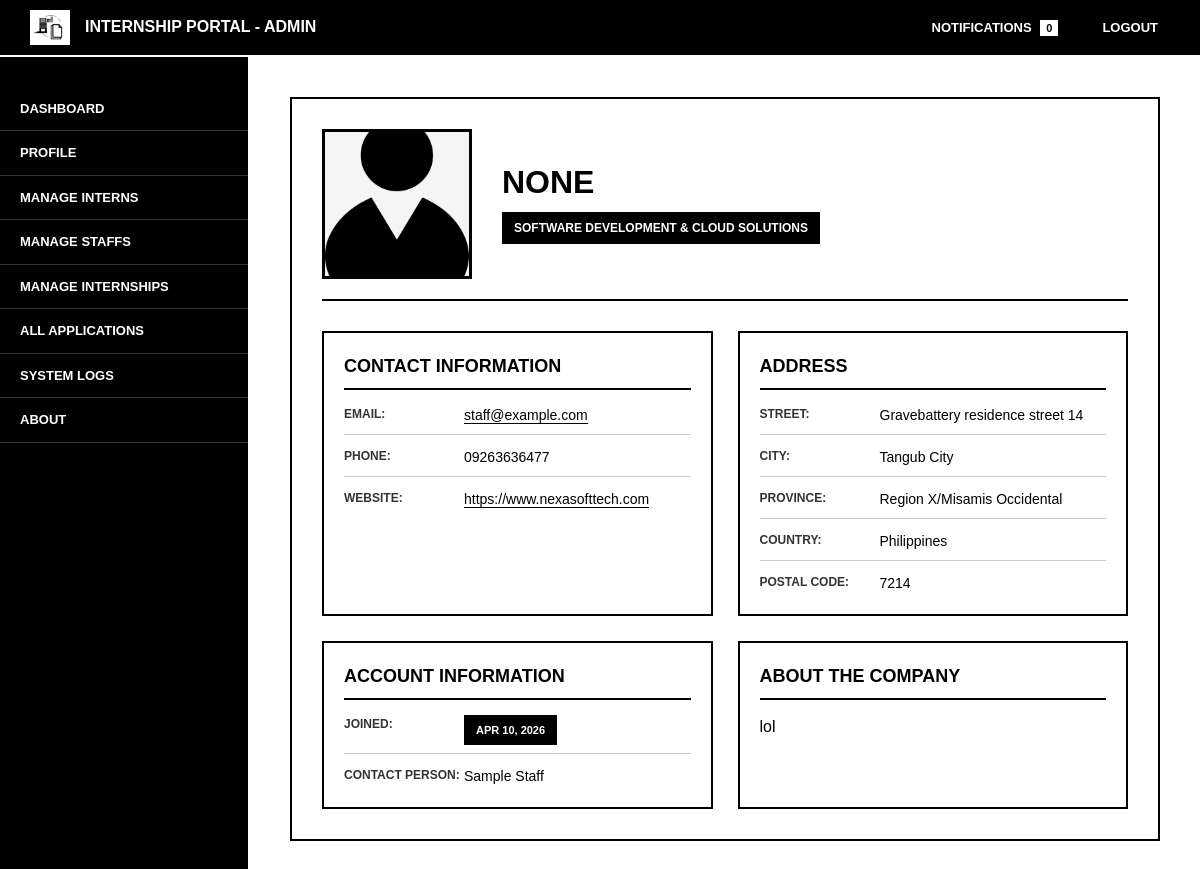
Screenshot of /admin/view_company.php?id=16 (signed in) with the database file from the repository.
### tables this page shows
CREATE TABLE `companies` (
  `company_id` int(11) NOT NULL,
  `company_name` varchar(255) NOT NULL,
  `contact_phone` varchar(50) DEFAULT NULL,
  `industry` varchar(100) DEFAULT NULL,
  `contact_person` varchar(100) DEFAULT NULL,
  `website` varchar(150) DEFAULT NULL,
  `description` text DEFAULT NULL,
  `profile_image` varchar(255) DEFAULT 'default.png',
  `contact_email` varchar(255) DEFAULT NULL,
  `created_at` timestamp NOT NULL DEFAULT current_timestamp(),
  `updated_at` timestamp NOT NULL DEFAULT current_timestamp() ON UPDATE current_timestamp()
);

CREATE TABLE `users` (
  `user_id` int(11) NOT NULL,
  `email` varchar(255) NOT NULL,
  `password_hash` varchar(255) DEFAULT NULL,
  `user_type` enum('admin','staff','intern','superadmin') NOT NULL,
  `verified` tinyint(1) DEFAULT 0,
  `created_at` timestamp NOT NULL DEFAULT current_timestamp(),
  `updated_at` timestamp NOT NULL DEFAULT current_timestamp() ON UPDATE current_timestamp(),
  `first_login` tinyint(1) DEFAULT 1,
  `reset_token` varchar(255) DEFAULT NULL,
  `token_expiry` datetime DEFAULT NULL,
  `status` enum('active','banned','suspended') DEFAULT 'active'
);

CREATE TABLE `addresses` (
  `address_id` int(11) NOT NULL,
  `entity_id` int(11) NOT NULL,
  `entity_type` enum('intern','company') NOT NULL,
  `address_type` enum('primary','mailing','billing') NOT NULL DEFAULT 'primary',
  `address_line` text DEFAULT NULL,
  `city` varchar(100) DEFAULT NULL,
  `province` varchar(100) DEFAULT NULL,
  `postal_code` varchar(20) DEFAULT NULL,
  `country` varchar(50) NOT NULL DEFAULT 'Philippines',
  `is_primary` tinyint(1) NOT NULL DEFAULT 1,
  `created_at` timestamp NOT NULL DEFAULT current_timestamp(),
  `updated_at` timestamp NOT NULL DEFAULT current_timestamp() ON UPDATE current_timestamp()
);

CREATE TABLE `staffs` (
  `staff_id` int(11) NOT NULL,
  `user_id` int(11) NOT NULL,
  `company_id` int(11) NOT NULL,
  `first_name` varchar(100) NOT NULL,
  `last_name` varchar(100) NOT NULL,
  `email` varchar(150) DEFAULT NULL,
  `contact_no` varchar(50) DEFAULT NULL,
  `position` varchar(100) DEFAULT NULL,
  `profile_image` varchar(255) DEFAULT 'default.png',
  `created_at` timestamp NOT NULL DEFAULT current_timestamp()
);

### admin/view_company.php (the view, shortened to what this page needs)
<?php
require_once '../includes/functions.php';
$stmt = $pdo->prepare("SELECT COUNT(*) FROM notifications WHERE user_id = ? AND is_read = 0");
$stmt->execute([$_SESSION['user_id']]);
$unread = $stmt->fetchColumn();
$id = $_GET['id'] ?? 0;
$stmt = $pdo->prepare("
    SELECT c.*, u.email, u.created_at, s.first_name, s.last_name,
           addr.address_line AS address, addr.city, addr.province, addr.postal_code, addr.country
    FROM companies c
    LEFT JOIN staffs s ON c.company_id = s.company_id
    LEFT JOIN users u ON s.user_id = u.user_id
    LEFT JOIN addresses addr
        ON addr.entity_id = c.company_id
        AND addr.entity_type = 'company'
        AND addr.is_primary = 1
    WHERE c.company_id = ?
    ORDER BY s.staff_id ASC
    LIMIT 1
");
$stmt->execute([$id]);
$company = $stmt->fetch();
$profile = !empty($company['profile_image'])
    ? "../assets/img/profile/" . $company['profile_image']
    : "../assets/img/profile/default.png";
?>
<!DOCTYPE html>
<html>
<head>
    <link rel="stylesheet" href="../assets/css/admin_company.css">
    <link rel="stylesheet" href="../assets/css/admincompany_view.css">
    <link rel="stylesheet" href="../assets/css/responsive.css">
</head>
<body>
<div class="topnav">
    <div class="logo-section">
        <img src="../assets/img/logo.png" alt="Logo">
        <h4>Internship Portal - Admin</h4>
    </div>
    <div class="topnav-right">
        <a href="notifications.php">
            Notifications <span class="badge"><?= $unread ?></span>
        </a>
        <a href="../logout.php">Logout</a>
    </div>
</div>
<div class="wrapper">
    <div class="sidebar">
        <a href="index.php">Dashboard</a>
            <a href="profile.php">Profile</a>
            <a href="manage_interns.php">Manage Interns</a>
            <a href="manage_staffs.php">Manage Staffs</a>
            <a href="manage_internships.php">Manage Internships</a>
            <a href="applications.php">All Applications</a>
            <a href="system_logs.php">System Logs</a>
            <a href="about.php">About</a>
    </div>
    <div class="main-content">
        <div class="profile-container">
            <div class="profile-header">
                <div class="profile-image-section">
                    <img src="<?= $profile ?>" alt="Company Logo" class="profile-image">
                </div>
                <div class="company-title-section">
                    <h1 class="company-name-large"><?= htmlspecialchars($company['company_name']) ?></h1>
                    <div class="company-meta">
                        <?php if (!empty($company['industry'])): ?>
                        <span class="meta-item"><?= htmlspecialchars($company['industry']) ?></span>
                        <?php endif; ?>
                    </div>
                </div>
            </div>
            <div class="profile-grid">
                <div class="profile-section">
                    <h3>Contact Information</h3>
                    <div class="detail-row">
                        <span class="detail-label">Email:</span>
                        <span class="detail-value">
                            <a href="mailto:<?= htmlspecialchars($company['email']) ?>" class="website-link">
                                <?= htmlspecialchars($company['email']) ?>
                            </a>
                        </span>
                    </div>
                    <div class="detail-row">
                        <span class="detail-label">Phone:</span>
                        <span class="detail-value"><?= htmlspecialchars($company['contact_phone'] ?? 'Not provided') ?></span>
                    </div>
                    <div class="detail-row">
                        <span class="detail-label">Website:</span>
                        <span class="detail-value">
                            <?php if (!empty($company['website'])): ?>
                            <a href="<?= htmlspecialchars($company['website']) ?>" target="_blank" class="website-link">
                                <?= htmlspecialchars($company['website']) ?>
                            </a>
                            <?php else: ?>
                            Not provided
                            <?php endif; ?>
                        </span>
                    </div>
                </div>
                <div class="profile-section">
                    <h3>Address</h3>
                    <div class="detail-row">
                        <span class="detail-label">Street:</span>
                        <span class="detail-value"><?= htmlspecialchars($company['address'] ?? 'Not provided') ?></span>
                    </div>
                    <div class="detail-row">
                        <span class="detail-label">City:</span>
                        <span class="detail-value"><?= htmlspecialchars($company['city'] ?? 'Not provided') ?></span>
                    </div>
                    <div class="detail-row">
                        <span class="detail-label">Province:</span>
                        <span class="detail-value"><?= htmlspecialchars($company['province'] ?? 'Not provided') ?></span>
                    </div>
                    <div class="detail-row">
                        <span class="detail-label">Country:</span>
                        <span class="detail-value"><?= htmlspecialchars($company['country'] ?? 'Not provided') ?></span>
                    </div>
                    <?php if (!empty($company['postal_code'])): ?>
                    <div class="detail-row">
                        <span class="detail-label">Postal Code:</span>
                        <span class="detail-value"><?= htmlspecialchars($company['postal_code']) ?></span>
                    </div>
                    <?php endif; ?>
                </div>
                <div class="profile-section">
                    <h3>Account Information</h3>
                    <div class="detail-row">
                        <span class="detail-label">Joined:</span>
                        <span class="detail-value">
                            <span class="joined-badge"><?= date('M d, Y', strtotime($company['created_at'])) ?></span>
                        </span>
                    </div>
                    <div class="detail-row">
                        <span class="detail-label">Contact Person:</span>
                        <span class="detail-value"><?= htmlspecialchars(trim(($company['first_name'] ?? '') . ' ' . ($company['last_name'] ?? '')) ?: ($company['contact_person'] ?? 'Not specified')) ?></span>
                    </div>
                </div>
                <?php if (!empty($company['description'])): ?>
                <div class="profile-section">
                    <h3>About the Company</h3>
                    <div class="description-box">
                        <?= nl2br(htmlspecialchars($company['description'])) ?>
                    </div>
                </div>
                <?php endif; ?>
            </div>
        </div>
    </div>
</div>
</body>
</html>

### assets/css/admin_company.css (style rules this page uses)
* { margin: 0; padding: 0; box-sizing: border-box; }
body { font-family: Arial, Helvetica, sans-serif; background-color: #ffffff; color: #000000; line-height: 1.5; min-height: 100vh; }
.topnav { background-color: #000000; color: #ffffff; padding: 10px 30px; display: flex; justify-content: space-between; align-items: center; border-bottom: 2px solid #ffffff; }
.logo-section { display: flex; align-items: center; gap: 15px; }
.logo-section img { max-width: 40px; height: auto; border: 2px solid #ffffff; }
.logo-section h4 { font-size: 16px; font-weight: bold; text-transform: uppercase; color: #ffffff; }
.topnav-right { display: flex; gap: 20px; }
.topnav-right a { color: #ffffff; text-decoration: none; font-size: 13px; font-weight: bold; text-transform: uppercase; padding: 5px 10px; border: 2px solid transparent; transition: all 0.3s ease; }
.badge { background-color: #ffffff; color: #000000; padding: 2px 6px; font-size: 11px; font-weight: bold; margin-left: 5px; }
.wrapper { display: flex; min-height: calc(100vh - 60px); }
.sidebar { width: 250px; background-color: #000000; color: #ffffff; padding: 30px 0; border-right: 2px solid #ffffff; flex-shrink: 0; }
.sidebar a { display: block; color: #ffffff; text-decoration: none; padding: 12px 20px; border-bottom: 1px solid #333333; text-transform: uppercase; font-size: 13px; font-weight: bold; transition: all 0.3s ease; }
.main-content { flex: 1; padding: 40px; background-color: #ffffff; overflow-y: auto; max-height: calc(100vh - 60px); }

### assets/css/responsive.css (style rules this page uses)
html { -webkit-text-size-adjust: 100%; }
body { width: 100%; max-width: 100%; overflow-x: hidden; --mobile-nav-offset: 0px; }
img, video, canvas, iframe, embed, object { display: block; max-width: 100%; height: auto; }
.wrapper, .content, .main-content, .container, .row, .col, .col-md-6, .details-grid, .cards, .stats-cards, .search-section, .page-header, .action-buttons, .action-buttons-large, .summary-body, .summary-header, .status-actions, .form-group, .profile-grid, .table-container, .table-section, .details-card, .form-container { min-width: 0; }
.content, .main-content, .container, .details-card, .form-container, .profile-image-container, .summary-card, .table-container, .table-section, .description-box, .modal-content, .modal-body { max-width: 100%; }
.table-container, .table-section, .description-box, .content, .main-content, .container { overflow-wrap: break-word; }

### rows the page displays
companies: profile_image (placeholder picture), company_name "NONE", industry "SOFTWARE DEVELOPMENT & CLOUD SOLUTIONS", users.email "staff@example.com", contact_phone "09263636477", website "https://www.nexasofttech.com", addresses.address_line "Gravebattery residence street 14", addresses.city "Tangub City", addresses.province "Region X/Misamis Occidental", addresses.country "Philippines", addresses.postal_code "7214", users.created_at "APR 10, 2026", staffs.first_name+last_name "Sample Staff", description "lol"

### other values shown
$unread "0"
